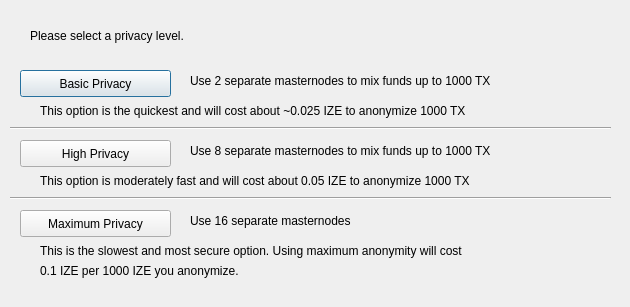
<?xml version="1.0" encoding="UTF-8"?>
<ui version="4.0">
 <class>AnonsendConfig</class>
 <widget class="QDialog" name="AnonsendConfig">
  <property name="geometry">
   <rect>
    <x>0</x>
    <y>0</y>
    <width>630</width>
    <height>307</height>
   </rect>
  </property>
  <property name="windowTitle">
   <string>Configure Anonsend</string>
  </property>
  <widget class="QPushButton" name="buttonBasic">
   <property name="geometry">
    <rect>
     <x>20</x>
     <y>70</y>
     <width>151</width>
     <height>27</height>
    </rect>
   </property>
   <property name="text">
    <string>Basic Privacy</string>
   </property>
  </widget>
  <widget class="QPushButton" name="buttonHigh">
   <property name="geometry">
    <rect>
     <x>20</x>
     <y>140</y>
     <width>151</width>
     <height>27</height>
    </rect>
   </property>
   <property name="text">
    <string>High Privacy</string>
   </property>
  </widget>
  <widget class="QPushButton" name="buttonMax">
   <property name="geometry">
    <rect>
     <x>20</x>
     <y>210</y>
     <width>151</width>
     <height>27</height>
    </rect>
   </property>
   <property name="text">
    <string>Maximum Privacy</string>
   </property>
  </widget>
  <widget class="QLabel" name="label">
   <property name="geometry">
    <rect>
     <x>30</x>
     <y>20</y>
     <width>571</width>
     <height>31</height>
    </rect>
   </property>
   <property name="text">
    <string>Please select a privacy level.</string>
   </property>
  </widget>
  <widget class="QLabel" name="label_2">
   <property name="geometry">
    <rect>
     <x>190</x>
     <y>70</y>
     <width>421</width>
     <height>21</height>
    </rect>
   </property>
   <property name="text">
    <string>Use 2 separate masternodes to mix funds up to 1000 TX</string>
   </property>
  </widget>
  <widget class="QLabel" name="label_3">
   <property name="geometry">
    <rect>
     <x>190</x>
     <y>140</y>
     <width>411</width>
     <height>21</height>
    </rect>
   </property>
   <property name="text">
    <string>Use 8 separate masternodes to mix funds up to 1000 TX</string>
   </property>
  </widget>
  <widget class="QLabel" name="label_4">
   <property name="geometry">
    <rect>
     <x>190</x>
     <y>210</y>
     <width>421</width>
     <height>21</height>
    </rect>
   </property>
   <property name="text">
    <string>Use 16 separate masternodes</string>
   </property>
  </widget>
  <widget class="QLabel" name="label_6">
   <property name="geometry">
    <rect>
     <x>40</x>
     <y>100</y>
     <width>561</width>
     <height>21</height>
    </rect>
   </property>
   <property name="text">
    <string>This option is the quickest and will cost about ~0.025 IZE to anonymize 1000 TX</string>
   </property>
  </widget>
  <widget class="QLabel" name="label_7">
   <property name="geometry">
    <rect>
     <x>40</x>
     <y>170</y>
     <width>561</width>
     <height>21</height>
    </rect>
   </property>
   <property name="text">
    <string>This option is moderately fast and will cost about 0.05 IZE to anonymize 1000 TX</string>
   </property>
  </widget>
  <widget class="QLabel" name="label_8">
   <property name="geometry">
    <rect>
     <x>40</x>
     <y>240</y>
     <width>561</width>
     <height>21</height>
    </rect>
   </property>
   <property name="text">
    <string>This is the slowest and most secure option. Using maximum anonymity will cost</string>
   </property>
  </widget>
  <widget class="QLabel" name="label_9">
   <property name="geometry">
    <rect>
     <x>40</x>
     <y>260</y>
     <width>561</width>
     <height>21</height>
    </rect>
   </property>
   <property name="text">
    <string>0.1 IZE per 1000 IZE you anonymize.</string>
   </property>
  </widget>
  <widget class="Line" name="line">
   <property name="geometry">
    <rect>
     <x>10</x>
     <y>120</y>
     <width>601</width>
     <height>16</height>
    </rect>
   </property>
   <property name="orientation">
    <enum>Qt::Horizontal</enum>
   </property>
  </widget>
  <widget class="Line" name="line_2">
   <property name="geometry">
    <rect>
     <x>10</x>
     <y>190</y>
     <width>601</width>
     <height>16</height>
    </rect>
   </property>
   <property name="orientation">
    <enum>Qt::Horizontal</enum>
   </property>
  </widget>
 </widget>
 <resources/>
 <connections/>
</ui>
